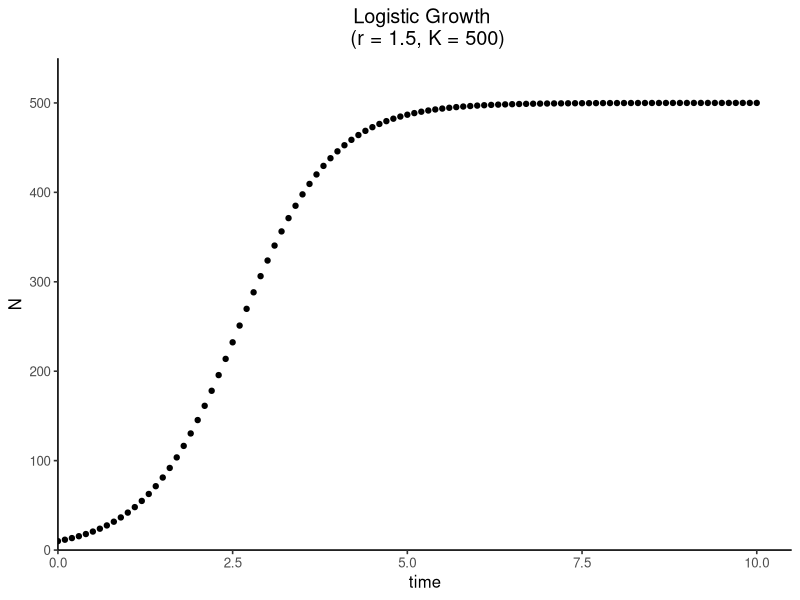
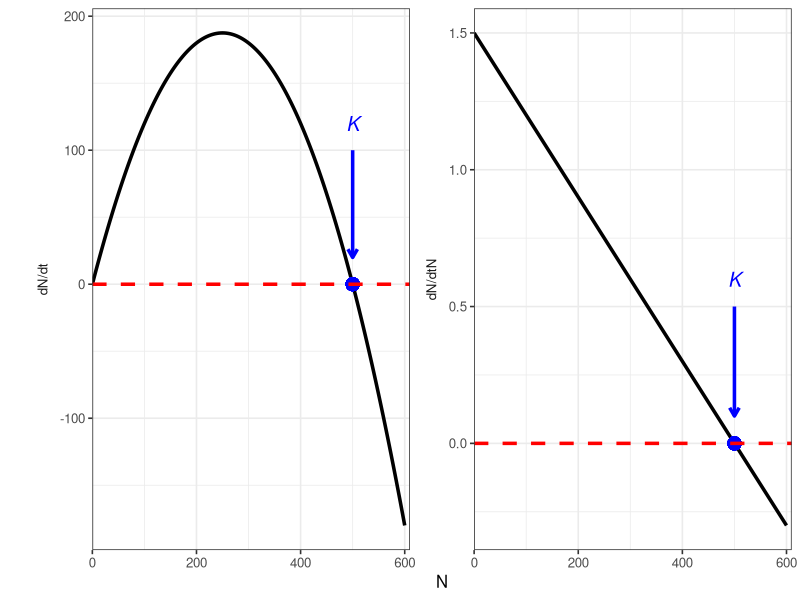

The R script that drew these images, in order:
## ---- chunk 1
knitr::opts_chunk$set(message = F, 
                      error = F, 
                      warning = F)

## ---- chunk 2
library(tidyverse)
library(deSolve)

### Model specification
logistic_model <- function(times, state, parms) {
  with(as.list(c(state, parms)), {
    dN_dt = r*N*(K-N)/K  # logistic growth equation
    return(list(c(dN_dt)))  # return the results  
  })
}

### Model application
times <- seq(0, 10, by = 0.1)  # time steps to integrate over
state <- c(N = 10)  # initial population size
parms <- c(r = 1.5, K = 500)  # intrinsic growth rate and carrying capacity

# run the ode solver
pop_size <- ode(func = logistic_model, times = times, y = state, parms = parms)

### Visualize the results
ggplot(data = as.data.frame(pop_size), aes(x = time, y = N)) + 
  geom_point() + 
  labs(title = paste0("Logistic Growth \n (r = ", parms["r"], ", K = ", parms["K"], ")")) +
  theme_classic(base_size = 12) + 
  theme(plot.title = element_text(hjust = 0.5)) +
  scale_x_continuous(limits = c(0, 10.5), expand = c(0, 0)) +
  scale_y_continuous(limits = c(0, max(as.data.frame(pop_size)$N)*1.1), expand = c(0, 0))
## ---- chunk 3
knitr::include_app("https://genchanghsu0115.shinyapps.io/Logistic_mod_shinyapp/", height = "550px")
## ---- chunk 4
# parameters
r <- 1.5
K <- 500

# a vector of population sizes
N <- 0:600

# calculate the population growth rates and per capita growth rates
dN_dt <- r*N*(K-N)/K 
dN_dtN <- r*(K-N)/K

# organize into a dataframe
logistic_data <- data.frame(N, dN_dt, dN_dtN) %>%
  pivot_longer(cols = c(dN_dt, dN_dtN), 
               names_to = "vars", 
               values_to = "values")

# plot 
K_df <- data.frame(xend = c(500, 500),
                   yend = c(20, 0.1),
                   xstart = c(500, 500),
                   ystart = c(100, 0.5),
                   labels = c("italic(K)", "italic(K)"),
                   vars = c("dN_dt", "dN_dtN"))

ggplot(data = logistic_data, aes(x = N, y = values)) + 
  geom_line(size = 1.2) + 
  geom_point(x = 500, y = 0, size = 4, color = "blue") +
  geom_hline(yintercept = 0, linetype = "dashed", color = "red", size = 1.2) +
  labs(x = "N", y = "") +
  facet_wrap(~vars, 
             ncol = 2, 
             scales = "free_y",
             strip.position = "left", 
             labeller = as_labeller(c(dN_dt = "dN/dt", 
                                      dN_dtN = "dN/dtN"))) + 
  theme_bw(base_size = 12) +
  theme(strip.background = element_blank(),
        strip.placement = "outside",
        legend.position = "top",
        legend.title = element_blank()) + 
  scale_x_continuous(limits = c(0, 610), expand = c(0, 0)) + 
  geom_segment(data = K_df, 
               aes(x = xstart, y = ystart, xend = xend, yend = yend), 
               arrow = arrow(length = unit(0.03, "npc")), 
               size = 1.2,
               color = "blue") + 
  geom_text(data = K_df, 
            aes(x = xstart, y = ystart*1.2, label = labels),
            size = 5, 
            color = "blue",
            parse = T)
